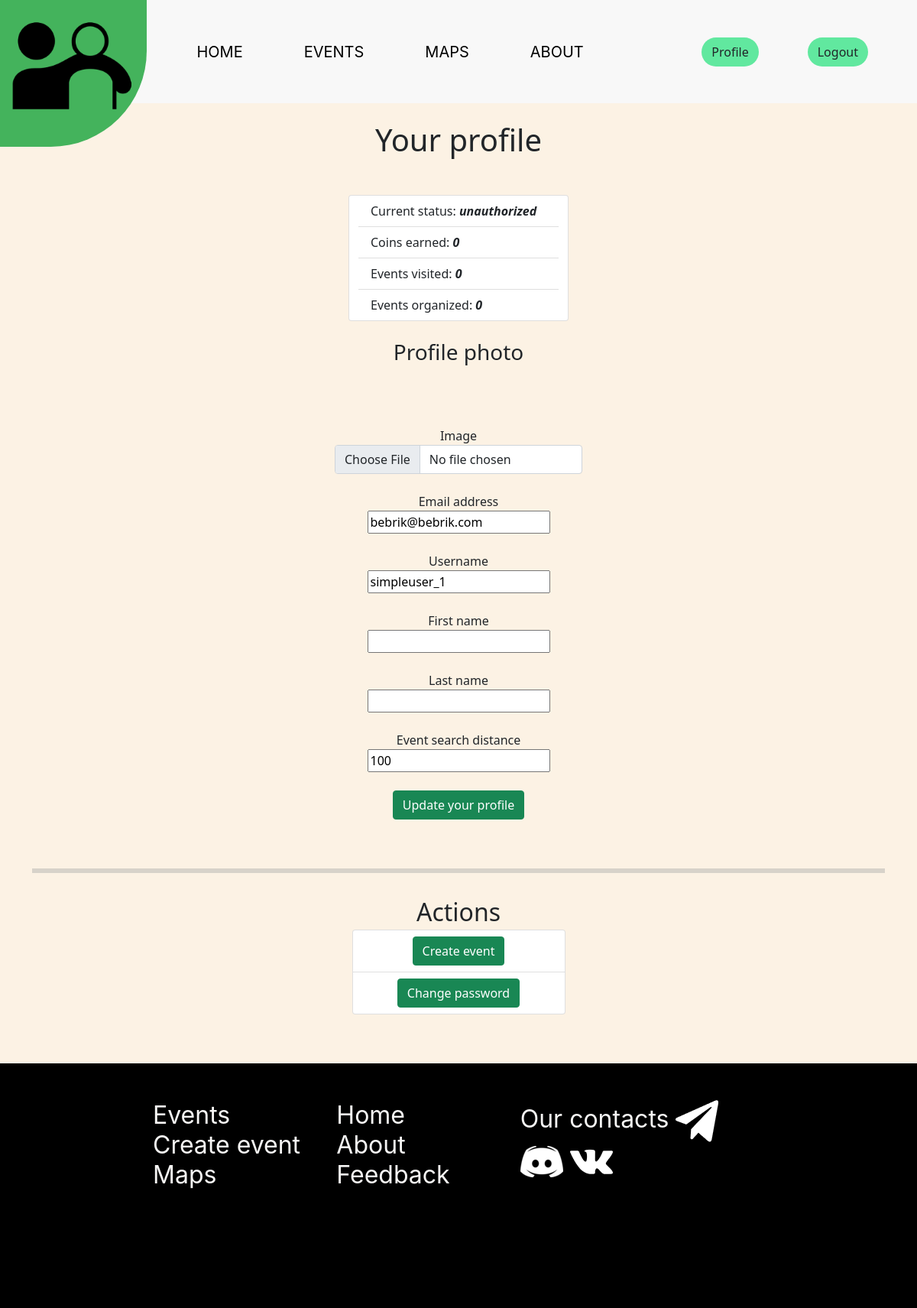
The app's page /auth/profile/ (signed in) with its own data.
### users/models.py (models this page shows)
class User(
    django.contrib.auth.models.AbstractUser,
):
    objects = users.managers.UserManager()
    class Status(django.db.models.TextChoices):
        unauthorized = 'unauth', 'unauthorized'
        authorized = 'auth', 'authorized'
        confirmed = 'conf', 'confirmed'
        admin = 'adm', 'admin'
    status = django.db.models.CharField(
        _('status'),
        default=Status.unauthorized,
        choices=Status.choices,
        help_text=_('User Status'),
        max_length=6,
    )
    email = django.db.models.EmailField(
        _('email address'),
        blank=True,
        unique=True,
    )
    coins = django.db.models.PositiveIntegerField(
        _('coins'),
        default=0,
        help_text=_('Coins'),
    )
    events_visited = django.db.models.PositiveIntegerField(
        _('events visited'),
        default=0,
        help_text=_('events visited'),
    )
    events_organized = django.db.models.PositiveIntegerField(
        _('events organized'),
        default=0,
        help_text=_('events organized'),
    )
    event_search_distance = django.db.models.PositiveIntegerField(
        _('event search distance'),
        default=100,
        help_text=_('Distance(km) to search events in'),
    )
    class Meta:
        verbose_name = 'user'
        verbose_name_plural = 'users'

### users/views.py (the view, shortened to what this page needs)
class UsersProfile(django.views.View):
    template_name = 'users/profile.html'
    def get(self, request: HttpRequest) -> HttpResponse:
        user = request.user
        form = users.forms.CustomUserChangeForm(instance=user)
        avatarform = users.forms.UserAvatarChangeForm()
        context = {
            'form': form,
            'avatarform': avatarform,
            'user': user,
        }
        return render(request, self.template_name, context)

### users/forms.py
class CustomUserChangeForm(django.contrib.auth.forms.UserChangeForm):
    def __init__(self, *args, **kwargs):
        super(CustomUserChangeForm, self).__init__(*args, **kwargs)
    password = None
    class Meta:
        model = User
        field_classes = {'username': django.contrib.auth.forms.UsernameField}
        fields = [
            User.email.field.name,
            User.username.field.name,
            User.first_name.field.name,
            User.last_name.field.name,
            User.event_search_distance.field.name,
        ]

class UserAvatarChangeForm(forms.ModelForm):
    class Meta:
        model = UserAvatar
        fields = [
            UserAvatar.image.field.name,
        ]
    def __init__(self, *args, **kwargs) -> None:
        super().__init__(*args, **kwargs)
        for field in self.fields.values():
            field.widget.attrs['class'] = 'form-control'

### users/models.py (called while the page is built)
    def get_image_300x300(self) -> tp.Any:
        return sorl.thumbnail.get_thumbnail(
            self.image,
            '300x300',
            crop='center',
            quality=51,
        )

### templates/users/profile.html (shortened to what this page needs)
{% extends 'layouts/layout.html' %}
{% load static %}
{% load i18n %}
{% block content %}
<section class="mb-3">
  <div class="container">
    <h1 class="text-center mt-4 mb-5">
      {% translate "Your profile" %}
    </h1>
  </div>
</section>
<div class="blog-post-area section-margin mt-4">
  <div class="container">
    <section class="row justify-content-center">
      <div class="col-lg-12">
        <div class="row justify-content-center">
          <div class="card" style="width: 18rem;">
            <ul class="list-group list-group-flush">
              <li class="list-group-item">
                Current status: <i><b>{{ user.get_status_display }}</i></b>
              </li>
              <li class="list-group-item">
                Coins earned: <i><b>{{ user.coins }}</b></i>
              </li>
              <li class="list-group-item">
                Events visited: <i><b>{{ user.events_visited }}</b></i>
              </li>
              <li class="list-group-item">
                Events organized: <i><b>{{ user.events_organized }}</b></i>
              </li>
            </ul>
          </div>
          <form class="basic-form" method="post" enctype="multipart/form-data">
            {% if user.avatar.image %}
            <div class="text-center m-4">
              <h3>{% translate 'Profile photo'%}</h3>
            </div>
            {% endif %}
            <div class="controls text-center m-5">
              {% include 'include/form.html' with form=avatarform %}
              {% include 'include/form.html' with form=form %}
              <div class="row justify-content-center">
                <div class="col-md-12"> <input type="submit" class="btn btn-success btn-send"
                    value="{% translate 'Update your profile' %}"> </div>
              </div>
            </div>
          </form>
        </div>
        <hr class="border border-secondary border-3 opacity-75">
        <div class="row actions justify-content-center">
          <div class="row-item m-3">
            <h2 class="mb-1 text-center">{% translate 'Actions' %}</h2>
            <ul class="list-group d-flex flex-column align-items-center">
              <li class="list-group-item text-center w-25"><a class="btn btn-success"
                  href="{% url 'events:create_event' %}">{% translate 'Create event' %}</a></li>
              <li class="list-group-item text-center w-25"><a class="btn btn-success"
                  href="{% url 'users:password_change' %}">{% translate 'Change password' %}</a></li>
            </ul>
          </div>
        </div>
    </section>
  </div>
</div>
{% endblock %}

### templates/include/form.html (shortened to what this page needs)
{% load i18n %}
{% for field in form %}
<div class="row justify-content-center">
  <div class="col-md-4 mb-4">
    <div class="form-group"> <label class="mr-3 d-block"
        for="{{ field.id_for_label }}">{{ field.label }}</label>{{ field }}
    </div>
  </div>
</div>
{% endfor %}

### static_dev/scss/style.css (style rules this page uses)
body { background: rgba(252, 241, 226, 0.9); height: 100%; }

### records on screen
User: status "unauthorized", coins "0", events_visited "0", events_organized "0", form "bebrik@bebrik.com" "simpleuser_1" "100"

### other values on screen
{{ field.label }} "Image" "Email address" "Username" "First name" "Last name" "Event search distance"
